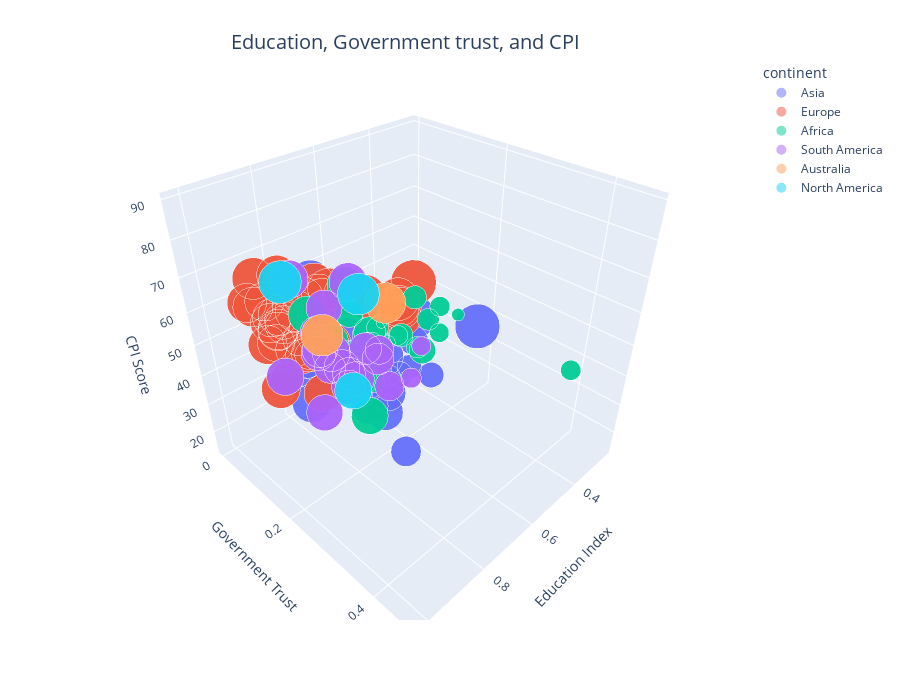

Notebook code for this chart:
### Markdown cell above
---
ANALYSIS OF THE DATA

### Code cell
# Scatterplot using plotly Express
fig = px.scatter_3d(df_mean,
                    x='Education_Index',
                    y='government_trust',
                    z='cpi_score',
                    color='continent',
                    size='gdp_per_capita',
                    opacity=0.5,
                    size_max=45,
                    height=700,
                    hover_data=['Country'])

# Customize the layout
fig.update_layout(scene=dict(
    xaxis_title='Education Index',
    yaxis_title='Government Trust',
    zaxis_title='CPI Score'
))

# Makes Title 
fig.update_layout(
    title={
        'text': 'Education, Government trust, and CPI',
        'x': 0.45,
        'y': 0.95,
        'xanchor': 'center',
        'yanchor': 'top'
    },
    title_font_size=20
)
# Show the plot
fig.show()

### Figure 1 — Plotly figure (JSON) as saved in the notebook; plotly's stock layout.template omitted (floating-point values rounded to 4 significant figures; data arrays with more than 128 entries replaced by an {"elided": "..."} marker saying what was removed)
{"data": [{"customdata": {"elided": "152x1 str values"}, "hovertemplate": "continent=Asia<br>Education_Index=%{x}<br>government_trust=%{y}<br>cpi_score=%{z}<br>gdp_per_capita=%{marker.size}<br>Country=%{customdata[0]}<extra></extra>", "legendgroup": "Asia", "marker": {"color": "#636efa", "opacity": 0.5, "size": {"elided": "152 float values"}, "sizemode": "area", "sizeref": 0.0008213, "symbol": "circle"}, "mode": "markers", "name": "Asia", "scene": "scene", "showlegend": true, "type": "scatter3d", "x": {"elided": "152 float values"}, "y": {"elided": "152 float values"}, "z": {"elided": "152 float values"}}, {"customdata": {"elided": "148x1 str values"}, "hovertemplate": "continent=Europe<br>Education_Index=%{x}<br>government_trust=%{y}<br>cpi_score=%{z}<br>gdp_per_capita=%{marker.size}<br>Country=%{customdata[0]}<extra></extra>", "legendgroup": "Europe", "marker": {"color": "#EF553B", "opacity": 0.5, "size": {"elided": "148 float values"}, "sizemode": "area", "sizeref": 0.0008213, "symbol": "circle"}, "mode": "markers", "name": "Europe", "scene": "scene", "showlegend": true, "type": "scatter3d", "x": {"elided": "148 float values"}, "y": {"elided": "148 float values"}, "z": {"elided": "148 float values"}}, {"customdata": [["Algeria"], ["Algeria"], ["Algeria"], ["Algeria"], ["Benin"], ["Benin"], ["Benin"], ["Benin"], ["Botswana"], ["Botswana"], ["Botswana"], ["Botswana"], ["Burkina Faso"], ["Burkina Faso"], ["Burkina Faso"], ["Burkina Faso"], ["Burundi"], ["Burundi"], ["Burundi"], ["Burundi"], ["Cameroon"], ["Cameroon"], ["Cameroon"], ["Cameroon"], ["Chad"], ["Chad"], ["Chad"], ["Chad"], ["Egypt"], ["Egypt"], ["Egypt"], ["Egypt"], ["Ethiopia"], ["Ethiopia"], ["Ethiopia"], ["Ethiopia"], ["Gabon"], ["Gabon"], ["Gabon"], ["Gabon"], ["Ghana"], ["Ghana"], ["Ghana"], ["Ghana"], ["Kenya"], ["Kenya"], ["Kenya"], ["Kenya"], ["Liberia"], ["Liberia"], ["Liberia"], ["Liberia"], ["Libya"], ["Libya"], ["Libya"], ["Libya"], ["Madagascar"], ["Madagascar"], ["Madagascar"], ["Madagascar"], ["Malawi"], ["Malawi"], ["Malawi"], ["Malawi"], ["Mali"], ["Mali"], ["Mali"], ["Mali"], ["Mauritania"], ["Mauritania"], ["Mauritania"], ["Mauritania"], ["Mauritius"], ["Mauritius"], ["Mauritius"], ["Mauritius"], ["Morocco"], ["Morocco"], ["Morocco"], ["Morocco"], ["Niger"], ["Niger"], ["Niger"], ["Niger"], ["Nigeria"], ["Nigeria"], ["Nigeria"], ["Nigeria"], ["Rwanda"], ["Rwanda"], ["Rwanda"], ["Rwanda"], ["Senegal"], ["Senegal"], ["Senegal"], ["Senegal"], ["Sierra Leone"], ["Sierra Leone"], ["Sierra Leone"], ["Sierra Leone"], ["South Africa"], ["South Africa"], ["South Africa"], ["South Africa"], ["Tanzania"], ["Tanzania"], ["Tanzania"], ["Tanzania"], ["Togo"], ["Togo"], ["Togo"], ["Togo"], ["Tunisia"], ["Tunisia"], ["Tunisia"], ["Tunisia"], ["Uganda"], ["Uganda"], ["Uganda"], ["Uganda"], ["Zambia"], ["Zambia"], ["Zambia"], ["Zambia"], ["Zimbabwe"], ["Zimbabwe"], ["Zimbabwe"], ["Zimbabwe"]], "hovertemplate": "continent=Africa<br>Education_Index=%{x}<br>government_trust=%{y}<br>cpi_score=%{z}<br>gdp_per_capita=%{marker.size}<br>Country=%{customdata[0]}<extra></extra>", "legendgroup": "Africa", "marker": {"color": "#00cc96", "opacity": 0.5, "size": [1.003, 1.003, 1.003, 1.003, 0.3722, 0.3722, 0.3722, 0.3722, 1.043, 1.043, 1.043, 1.043, 0.3133, 0.3133, 0.3133, 0.3133, 0.061, 0.061, 0.061, 0.061, 0.5177, 0.5177, 0.5177, 0.5177, 0.372, 0.372, 0.372, 0.372, 0.9174, 0.9174, 0.9174, 0.9174, 0.2935, 0.2935, 0.2935, 0.2935, 1.088, 1.088, 1.088, 1.088, 0.604, 0.604, 0.604, 0.604, 0.4825, 0.4825, 0.4825, 0.4825, 0.0848, 0.0848, 0.0848, 0.0848, 1.066, 1.066, 1.066, 1.066, 0.2625, 0.2625, 0.2625, 0.2625, 0.1566, 0.1566, 0.1566, 0.1566, 0.373, 0.373, 0.373, 0.373, 0.5574, 0.5574, 0.5574, 0.5574, 1.102, 1.102, 1.102, 1.102, 0.7982, 0.7982, 0.7982, 0.7982, 0.1251, 0.1251, 0.1251, 0.1251, 0.7058, 0.7058, 0.7058, 0.7058, 0.3205, 0.3205, 0.3205, 0.3205, 0.4308, 0.4308, 0.4308, 0.4308, 0.3057, 0.3057, 0.3057, 0.3057, 0.9688, 0.9688, 0.9688, 0.9688, 0.4318, 0.4318, 0.4318, 0.4318, 0.262, 0.262, 0.262, 0.262, 0.9273, 0.9273, 0.9273, 0.9273, 0.3116, 0.3116, 0.3116, 0.3116, 0.5617, 0.5617, 0.5617, 0.5617, 0.3425, 0.3425, 0.3425, 0.3425], "sizemode": "area", "sizeref": 0.0008213, "symbol": "circle"}, "mode": "markers", "name": "Africa", "scene": "scene", "showlegend": true, "type": "scatter3d", "x": [0.7025, 0.7025, 0.7025, 0.7025, 0.5225, 0.5225, 0.5225, 0.5225, 0.68, 0.68, 0.68, 0.68, 0.33, 0.33, 0.33, 0.33, 0.4675, 0.4675, 0.4675, 0.4675, 0.585, 0.585, 0.585, 0.585, 0.3275, 0.3275, 0.3275, 0.3275, 0.6375, 0.6375, 0.6375, 0.6375, 0.3625, 0.3625, 0.3625, 0.3625, 0.6525, 0.6525, 0.6525, 0.6525, 0.58, 0.58, 0.58, 0.58, 0.5675, 0.5675, 0.5675, 0.5675, 0.4575, 0.4575, 0.4575, 0.4575, 0.6475, 0.6475, 0.6475, 0.6475, 0.52, 0.52, 0.52, 0.52, 0.4875, 0.4875, 0.4875, 0.4875, 0.315, 0.315, 0.315, 0.315, 0.41, 0.41, 0.41, 0.41, 0.76, 0.76, 0.76, 0.76, 0.5675, 0.5675, 0.5675, 0.5675, 0.2425, 0.2425, 0.2425, 0.2425, 0.505, 0.505, 0.505, 0.505, 0.485, 0.485, 0.485, 0.485, 0.395, 0.395, 0.395, 0.395, 0.4225, 0.4225, 0.4225, 0.4225, 0.725, 0.725, 0.725, 0.725, 0.4525, 0.4525, 0.4525, 0.4525, 0.55, 0.55, 0.55, 0.55, 0.6975, 0.6975, 0.6975, 0.6975, 0.5425, 0.5425, 0.5425, 0.5425, 0.6075, 0.6075, 0.6075, 0.6075, 0.5725, 0.5725, 0.5725, 0.5725], "y": [0.1422, 0.1422, 0.1422, 0.1422, 0.0725, 0.0725, 0.0725, 0.0725, 0.1038, 0.1038, 0.1038, 0.1038, 0.1224, 0.1224, 0.1224, 0.1224, 0.1102, 0.1102, 0.1102, 0.1102, 0.0473, 0.0473, 0.0473, 0.0473, 0.0611, 0.0611, 0.0611, 0.0611, 0.0879, 0.0879, 0.0879, 0.0879, 0.1405, 0.1405, 0.1405, 0.1405, 0.0735, 0.0735, 0.0735, 0.0735, 0.0345, 0.0345, 0.0345, 0.0345, 0.0578, 0.0578, 0.0578, 0.0578, 0.0411, 0.0411, 0.0411, 0.0411, 0.1257, 0.1257, 0.1257, 0.1257, 0.0596, 0.0596, 0.0596, 0.0596, 0.0779, 0.0779, 0.0779, 0.0779, 0.0841, 0.0841, 0.0841, 0.0841, 0.1231, 0.1231, 0.1231, 0.1231, 0.0568, 0.0568, 0.0568, 0.0568, 0.0808, 0.0808, 0.0808, 0.0808, 0.124, 0.124, 0.124, 0.124, 0.0349, 0.0349, 0.0349, 0.0349, 0.4655, 0.4655, 0.4655, 0.4655, 0.0941, 0.0941, 0.0941, 0.0941, 0.0642, 0.0642, 0.0642, 0.0642, 0.0681, 0.0681, 0.0681, 0.0681, 0.0919, 0.0919, 0.0919, 0.0919, 0.0972, 0.0972, 0.0972, 0.0972, 0.0671, 0.0671, 0.0671, 0.0671, 0.0627, 0.0627, 0.0627, 0.0627, 0.093, 0.093, 0.093, 0.093, 0.091, 0.091, 0.091, 0.091], "z": [34.5, 34.5, 34.5, 34.5, 38, 38, 38, 38, 61.25, 61.25, 61.25, 61.25, 40.75, 40.75, 40.75, 40.75, 20, 20, 20, 20, 25.75, 25.75, 25.75, 25.75, 20.25, 20.25, 20.25, 20.25, 34.25, 34.25, 34.25, 34.25, 34, 34, 34, 34, 33, 33, 33, 33, 42.75, 42.75, 42.75, 42.75, 26.5, 26.5, 26.5, 26.5, 34.25, 34.25, 34.25, 34.25, 16, 16, 16, 16, 25.75, 25.75, 25.75, 25.75, 31.25, 31.25, 31.25, 31.25, 32.5, 32.5, 32.5, 32.5, 28.25, 28.25, 28.25, 28.25, 52, 52, 52, 52, 39, 39, 39, 39, 34, 34, 34, 34, 27, 27, 27, 27, 54.75, 54.75, 54.75, 54.75, 44.75, 44.75, 44.75, 44.75, 29.75, 29.75, 29.75, 29.75, 43.75, 43.75, 43.75, 43.75, 33.5, 33.5, 33.5, 33.5, 31.5, 31.5, 31.5, 31.5, 41, 41, 41, 41, 25.5, 25.5, 25.5, 25.5, 37, 37, 37, 37, 21.75, 21.75, 21.75, 21.75]}, {"customdata": [["Argentina"], ["Argentina"], ["Argentina"], ["Argentina"], ["Bolivia"], ["Bolivia"], ["Bolivia"], ["Bolivia"], ["Brazil"], ["Brazil"], ["Brazil"], ["Brazil"], ["Chile"], ["Chile"], ["Chile"], ["Chile"], ["Colombia"], ["Colombia"], ["Colombia"], ["Colombia"], ["Costa Rica"], ["Costa Rica"], ["Costa Rica"], ["Costa Rica"], ["Dominican Republic"], ["Dominican Republic"], ["Dominican Republic"], ["Dominican Republic"], ["Ecuador"], ["Ecuador"], ["Ecuador"], ["Ecuador"], ["El Salvador"], ["El Salvador"], ["El Salvador"], ["El Salvador"], ["Guatemala"], ["Guatemala"], ["Guatemala"], ["Guatemala"], ["Guinea"], ["Guinea"], ["Guinea"], ["Guinea"], ["Haiti"], ["Haiti"], ["Haiti"], ["Haiti"], ["Honduras"], ["Honduras"], ["Honduras"], ["Honduras"], ["Jamaica"], ["Jamaica"], ["Jamaica"], ["Jamaica"], ["Nicaragua"], ["Nicaragua"], ["Nicaragua"], ["Nicaragua"], ["Panama"], ["Panama"], ["Panama"], ["Panama"], ["Paraguay"], ["Paraguay"], ["Paraguay"], ["Paraguay"], ["Peru"], ["Peru"], ["Peru"], ["Peru"], ["Uruguay"], ["Uruguay"], ["Uruguay"], ["Uruguay"], ["Venezuela"], ["Venezuela"], ["Venezuela"], ["Venezuela"]], "hovertemplate": "continent=South America<br>Education_Index=%{x}<br>government_trust=%{y}<br>cpi_score=%{z}<br>gdp_per_capita=%{marker.size}<br>Country=%{customdata[0]}<extra></extra>", "legendgroup": "South America", "marker": {"color": "#ab63fa", "opacity": 0.5, "size": [1.101, 1.101, 1.101, 1.101, 0.7605, 0.7605, 0.7605, 0.7605, 1.02, 1.02, 1.02, 1.02, 1.163, 1.163, 1.163, 1.163, 0.9836, 0.9836, 0.9836, 0.9836, 1.027, 1.027, 1.027, 1.027, 0.9929, 0.9929, 0.9929, 0.9929, 0.9165, 0.9165, 0.9165, 0.9165, 0.8186, 0.8186, 0.8186, 0.8186, 0.7996, 0.7996, 0.7996, 0.7996, 0.2857, 0.2857, 0.2857, 0.2857, 0.3183, 0.3183, 0.3183, 0.3183, 0.647, 0.647, 0.647, 0.647, 0.8465, 0.8465, 0.8465, 0.8465, 0.6731, 0.6731, 0.6731, 0.6731, 1.14, 1.14, 1.14, 1.14, 0.8456, 0.8456, 0.8456, 0.8456, 0.9574, 0.9574, 0.9574, 0.9574, 1.124, 1.124, 1.124, 1.124, 1.032, 1.032, 1.032, 1.032], "sizemode": "area", "sizeref": 0.0008213, "symbol": "circle"}, "mode": "markers", "name": "South America", "scene": "scene", "showlegend": true, "type": "scatter3d", "x": [0.8625, 0.8625, 0.8625, 0.8625, 0.71, 0.71, 0.71, 0.71, 0.7275, 0.7275, 0.7275, 0.7275, 0.8325, 0.8325, 0.8325, 0.8325, 0.7125, 0.7125, 0.7125, 0.7125, 0.7525, 0.7525, 0.7525, 0.7525, 0.6775, 0.6775, 0.6775, 0.6775, 0.73, 0.73, 0.73, 0.73, 0.6025, 0.6025, 0.6025, 0.6025, 0.5375, 0.5375, 0.5375, 0.5375, 0.38, 0.38, 0.38, 0.38, 0.4575, 0.4575, 0.4575, 0.4575, 0.52, 0.52, 0.52, 0.52, 0.7075, 0.7075, 0.7075, 0.7075, 0.59, 0.59, 0.59, 0.59, 0.705, 0.705, 0.705, 0.705, 0.66, 0.66, 0.66, 0.66, 0.7175, 0.7175, 0.7175, 0.7175, 0.775, 0.775, 0.775, 0.775, 0.7475, 0.7475, 0.7475, 0.7475], "y": [0.0621, 0.0621, 0.0621, 0.0621, 0.0666, 0.0666, 0.0666, 0.0666, 0.1151, 0.1151, 0.1151, 0.1151, 0.082, 0.082, 0.082, 0.082, 0.0427, 0.0427, 0.0427, 0.0427, 0.1, 0.1, 0.1, 0.1, 0.1158, 0.1158, 0.1158, 0.1158, 0.132, 0.132, 0.132, 0.132, 0.0909, 0.0909, 0.0909, 0.0909, 0.0802, 0.0802, 0.0802, 0.0802, 0.1031, 0.1031, 0.1031, 0.1031, 0.1214, 0.1214, 0.1214, 0.1214, 0.0734, 0.0734, 0.0734, 0.0734, 0.0343, 0.0343, 0.0343, 0.0343, 0.1447, 0.1447, 0.1447, 0.1447, 0.0702, 0.0702, 0.0702, 0.0702, 0.0819, 0.0819, 0.0819, 0.0819, 0.042, 0.042, 0.042, 0.042, 0.1822, 0.1822, 0.1822, 0.1822, 0.0685, 0.0685, 0.0685, 0.0685], "z": [36.75, 36.75, 36.75, 36.75, 32.25, 32.25, 32.25, 32.25, 37.5, 37.5, 37.5, 37.5, 67.5, 67.5, 67.5, 67.5, 36.75, 36.75, 36.75, 36.75, 57, 57, 57, 57, 30.75, 30.75, 30.75, 30.75, 32.25, 32.25, 32.25, 32.25, 35.75, 35.75, 35.75, 35.75, 27.75, 27.75, 27.75, 27.75, 26.75, 26.75, 26.75, 26.75, 19.75, 19.75, 19.75, 19.75, 29.75, 29.75, 29.75, 29.75, 42, 42, 42, 42, 26, 26, 26, 26, 37.75, 37.75, 37.75, 37.75, 28.75, 28.75, 28.75, 28.75, 35.75, 35.75, 35.75, 35.75, 71.25, 71.25, 71.25, 71.25, 17.5, 17.5, 17.5, 17.5]}, {"customdata": [["Australia"], ["Australia"], ["Australia"], ["Australia"], ["New Zealand"], ["New Zealand"], ["New Zealand"], ["New Zealand"]], "hovertemplate": "continent=Australia<br>Education_Index=%{x}<br>government_trust=%{y}<br>cpi_score=%{z}<br>gdp_per_capita=%{marker.size}<br>Country=%{customdata[0]}<extra></extra>", "legendgroup": "Australia", "marker": {"color": "#FFA15A", "opacity": 0.5, "size": [1.383, 1.383, 1.383, 1.383, 1.307, 1.307, 1.307, 1.307], "sizemode": "area", "sizeref": 0.0008213, "symbol": "circle"}, "mode": "markers", "name": "Australia", "scene": "scene", "showlegend": true, "type": "scatter3d", "x": [1.022, 1.022, 1.022, 1.022, 0.9775, 0.9775, 0.9775, 0.9775], "y": [0.3124, 0.3124, 0.3124, 0.3124, 0.3953, 0.3953, 0.3953, 0.3953], "z": [78, 78, 78, 78, 89.25, 89.25, 89.25, 89.25]}, {"customdata": [["Canada"], ["Canada"], ["Canada"], ["Canada"], ["Mexico"], ["Mexico"], ["Mexico"], ["Mexico"], ["United States"], ["United States"], ["United States"], ["United States"]], "hovertemplate": "continent=North America<br>Education_Index=%{x}<br>government_trust=%{y}<br>cpi_score=%{z}<br>gdp_per_capita=%{marker.size}<br>Country=%{customdata[0]}<extra></extra>", "legendgroup": "North America", "marker": {"color": "#19d3f3", "opacity": 0.5, "size": [1.375, 1.375, 1.375, 1.375, 1.07, 1.07, 1.07, 1.07, 1.443, 1.443, 1.443, 1.443], "sizemode": "area", "sizeref": 0.0008213, "symbol": "circle"}, "mode": "markers", "name": "North America", "scene": "scene", "showlegend": true, "type": "scatter3d", "x": [0.9125, 0.9125, 0.9125, 0.9125, 0.71, 0.71, 0.71, 0.71, 0.92, 0.92, 0.92, 0.92], "y": [0.304, 0.304, 0.304, 0.304, 0.1285, 0.1285, 0.1285, 0.1285, 0.1389, 0.1389, 0.1389, 0.1389], "z": [82, 82, 82, 82, 29.5, 29.5, 29.5, 29.5, 74, 74, 74, 74]}], "layout": {"height": 700, "legend": {"itemsizing": "constant", "title": {"text": "continent"}, "tracegroupgap": 0}, "margin": {"t": 60}, "scene": {"domain": {"x": [0, 1], "y": [0, 1]}, "xaxis": {"title": {"text": "Education Index"}}, "yaxis": {"title": {"text": "Government Trust"}}, "zaxis": {"title": {"text": "CPI Score"}}}, "title": {"font": {"size": 20}, "text": "Education, Government trust, and CPI", "x": 0.45, "xanchor": "center", "y": 0.95, "yanchor": "top"}}}
